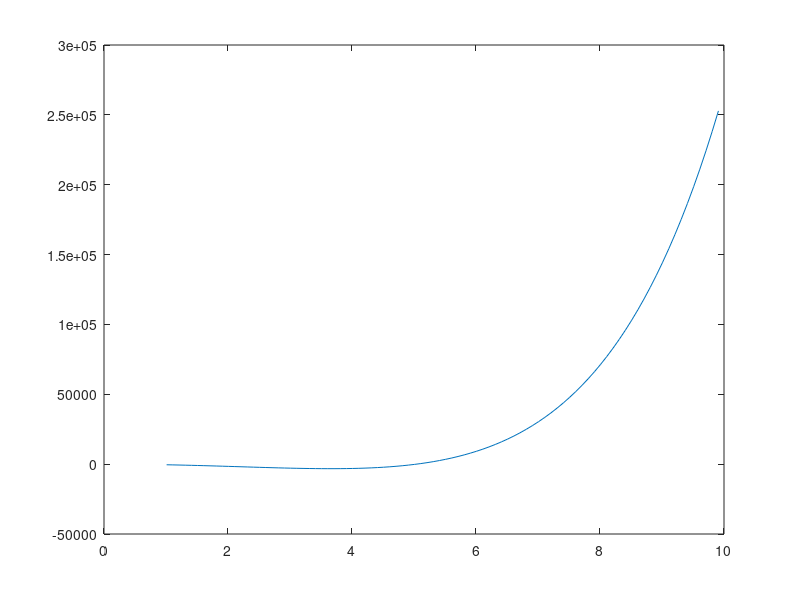

Reproduce this figure in MATLAB.
clear all;
close all;

c = 2;
omega = 50;
epsilon = 5;
l1 = 1;
l = 5;
prior = 10;
ratio = 1.01:.1:10;
n = (c*omega./(epsilon - (1./ratio)*(epsilon + c*omega)*(1 + l1/l))).^2 - (omega/prior)^2;
approx = 18*ratio.^2.*n;
plot(ratio, approx);